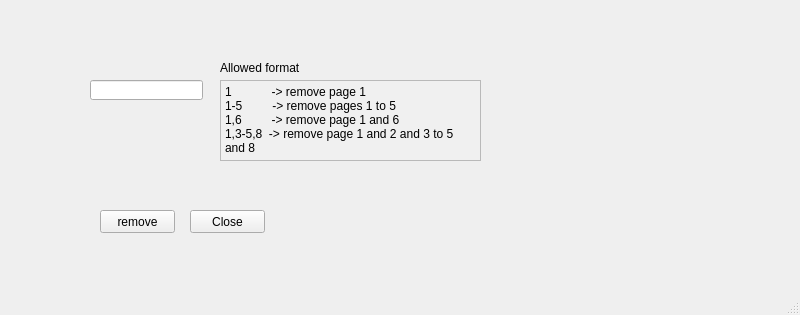
<?xml version="1.0" encoding="UTF-8"?>
<ui version="4.0">
 <class>RemovePagesWindow</class>
 <widget class="QMainWindow" name="RemovePagesWindow">
  <property name="geometry">
   <rect>
    <x>0</x>
    <y>0</y>
    <width>800</width>
    <height>315</height>
   </rect>
  </property>
  <property name="windowTitle">
   <string>MainWindow</string>
  </property>
  <widget class="QWidget" name="centralwidget">
   <widget class="QLineEdit" name="lineEdit">
    <property name="geometry">
     <rect>
      <x>90</x>
      <y>80</y>
      <width>113</width>
      <height>20</height>
     </rect>
    </property>
   </widget>
   <widget class="QPlainTextEdit" name="plainTextEdit">
    <property name="geometry">
     <rect>
      <x>220</x>
      <y>80</y>
      <width>261</width>
      <height>81</height>
     </rect>
    </property>
    <property name="styleSheet">
     <string notr="true">background-color: rgb(240, 240, 240);</string>
    </property>
    <property name="plainText">
     <string>1            -&gt; remove page 1
1-5         -&gt; remove pages 1 to 5
1,6         -&gt; remove page 1 and 6
1,3-5,8  -&gt; remove page 1 and 2 and 3 to 5 and 8</string>
    </property>
   </widget>
   <widget class="QLabel" name="label">
    <property name="geometry">
     <rect>
      <x>220</x>
      <y>60</y>
      <width>81</width>
      <height>16</height>
     </rect>
    </property>
    <property name="text">
     <string>Allowed format</string>
    </property>
   </widget>
   <widget class="QPushButton" name="pushButton">
    <property name="geometry">
     <rect>
      <x>100</x>
      <y>210</y>
      <width>75</width>
      <height>23</height>
     </rect>
    </property>
    <property name="text">
     <string>remove</string>
    </property>
   </widget>
   <widget class="QPushButton" name="pushButton_2">
    <property name="geometry">
     <rect>
      <x>190</x>
      <y>210</y>
      <width>75</width>
      <height>23</height>
     </rect>
    </property>
    <property name="text">
     <string>Close</string>
    </property>
   </widget>
  </widget>
  <widget class="QMenuBar" name="menubar">
   <property name="geometry">
    <rect>
     <x>0</x>
     <y>0</y>
     <width>800</width>
     <height>20</height>
    </rect>
   </property>
  </widget>
  <widget class="QStatusBar" name="statusbar"/>
 </widget>
 <resources/>
 <connections/>
</ui>
